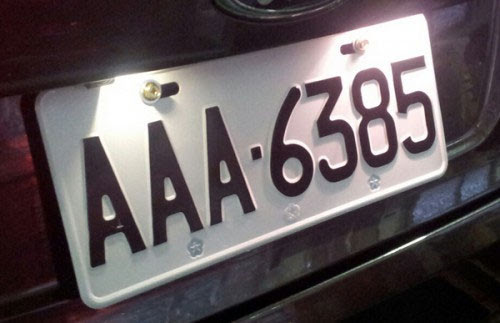
#> input picture img_plate/plate1.jpg, 500 x 323 px
$ python plate_recog.py
#> lines starting #> are read from the running program, lines starting #| are printed output that depends on the picture; after the words box and inside, x2 and y2 are one past the last pixel; in counts of white or black regions, pixels touching at a corner belong together
import os
import cv2
import numpy as np
import time
import argparse


def get_largest_rect_contour(image):
    contours, _ = cv2.findContours(
        image, cv2.RETR_TREE, cv2.CHAIN_APPROX_SIMPLE)
    contours = sorted(contours, key=cv2.contourArea, reverse=True)[:10]
    rect_contour = None
    for c in contours:
        p = cv2.arcLength(c, True)
        approx = cv2.approxPolyDP(c, 0.02 * p, True)
        if len(approx) == 4:
            rect_contour = approx
            break

    if rect_contour is None:
        raise Exception("No rect found")
    return rect_contour


def get_ordered_rect_points(contour):
    # the order is, bottom-left, bottom-right, top-right, top-left
    rect = np.zeros((4, 2), dtype="float32")
    s = contour.sum(axis=2)
    rect[0] = contour[np.argmin(s)]
    rect[2] = contour[np.argmax(s)]
    diff = np.diff(contour, axis=2)
    rect[1] = contour[np.argmin(diff)]
    rect[3] = contour[np.argmax(diff)]
    return rect


def deskew(src_img, base_rect, skewed_rect):
    M = cv2.getPerspectiveTransform(skewed_rect, base_rect)
    dest_img = cv2.warpPerspective(
        src_img, M, (int(base_rect[2][0]), int(base_rect[2][1])))
    return dest_img


def get_n_largest_components(image, n):
    num_labels, labels, stats, _ = cv2.connectedComponentsWithStats(
        image, connectivity=8)

    areas = stats[:, cv2.CC_STAT_AREA]
    sorted_areas_indices = np.argsort(-areas)

    component_images = []
    component_image_x = []

    for i in range(1, n + 1):
        largest_component = sorted_areas_indices[i]

        x = stats[largest_component, cv2.CC_STAT_LEFT]
        y = stats[largest_component, cv2.CC_STAT_TOP]
        width = stats[largest_component, cv2.CC_STAT_WIDTH]
        height = stats[largest_component, cv2.CC_STAT_HEIGHT]

        component_image = np.zeros_like(image)
        component_image[labels == largest_component] = 255
        component_image = component_image[y:y+height, x:x+width]
        component_images.append(component_image)
        component_image_x.append(x)

    # Sort the components by x position
    component_images = [x for _, x in sorted(
        zip(component_image_x, component_images))]

    return component_images


def get_templates(dir_path):
    templates = {}
    for file in os.listdir(dir_path):
        if file.endswith(".jpg"):
            template_image = cv2.imread(os.path.join(dir_path, file), 0)
            filename = os.path.splitext(file)[0]
            templates[filename] = template_image
    # key: filename, value, template_image
    return templates


def get_plate_str(images, templates, logs=False):
    str_num = 0
    plate_str = ""
    for parts in images:
        best_match = None
        best_match_value = 0
        for key, value in templates.items():
            if (str_num < 3 and key.isalpha()) or (str_num >= 3 and key.isdigit()):
                result = cv2.matchTemplate(parts, value, cv2.TM_CCOEFF_NORMED)
                min_val, max_val, min_loc, max_loc = cv2.minMaxLoc(result)
                if best_match is None or max_val > best_match_value:
                    best_match = key
                    best_match_value = max_val

        plate_str += best_match
        str_num += 1
        if logs:
            print(f"best match: {best_match}, value: {best_match_value}")
    return plate_str


def main():

    start_time = time.time()

    parser = argparse.ArgumentParser()

    parser.add_argument("--image_path", type=str,
                        help="path to image file", default="img_plate/plate1.jpg")
    parser.add_argument("--template_path", type=str,
                        help="path to template folder", default="template")
    parser.add_argument("--show_image", type=bool,
                        help="show image, Value: True or False", default=False)

    img = cv2.imread(parser.parse_args().image_path)
#> img is the input picture: shape (323, 500, 3); mean B, G, R 91.6, 88.8, 97.7

    height, width = img.shape[:2]
#> height = 323; width = 500

    gray = cv2.cvtColor(img, cv2.COLOR_BGR2GRAY)
    filtered = cv2.bilateralFilter(gray, 11, 17, 17)

    edge = cv2.Canny(filtered, 30, 200)
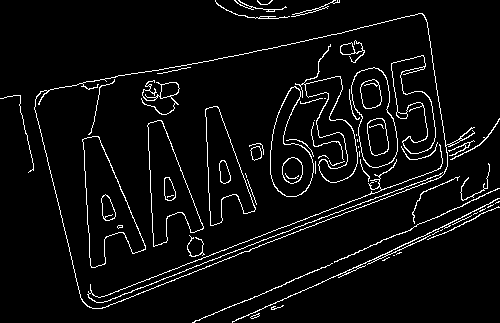
#> edge: shape (323, 500); 5% white in thin lines or dots

    rect_contour = get_largest_rect_contour(edge)
#> in get_largest_rect_contour, `contours, _ = cv2.findContours( image, cv2.RETR_TREE, cv2.CHAIN_APPROX..`: contours = 106 contours, 59 with area under 20; largest, box (x1, y1, x2, y2) and area: (34, 13, 475, 309) 75679, (34, 13, 448, 309) 75566, (82, 136, 146, 268) 4038, (82, 136, 146, 268) 4000, (147, 120, 204, 247) 3470
#> in get_largest_rect_contour, `contours = sorted(contours, key=cv2.contourArea, reverse=True)[:10]`: contours = 10 contours; largest, box (x1, y1, x2, y2) and area: (34, 13, 475, 309) 75679, (34, 13, 448, 309) 75566, (82, 136, 146, 268) 4038, (82, 136, 146, 268) 4000, (147, 120, 204, 247) 3470
#> the loop in get_largest_rect_contour, `for c in contours:` made 2 passes
#> (p, rect_contour) on pass 2: (1327.1, [[424, 16], [441, 176], [82, 300], [41, 91]])
#> p on pass 1: 1358.8
#> rect_contour = [[424, 16], [441, 176], [82, 300], [41, 91]]

    ordered_rect_points = get_ordered_rect_points(rect_contour)
#> in get_ordered_rect_points, `s = contour.sum(axis=2)`: s = [440, 617, 382, 132]
#> in get_ordered_rect_points, `diff = np.diff(contour, axis=2)`: diff = [-408, -265, 218, 50]
#> ordered_rect_points = [[41, 91], [424, 16], [441, 176], [82, 300]]

    plate_size_match = (int(320), int(150))
    base_plate_points = np.array([[0, 0], [plate_size_match[0], 0], [plate_size_match[0], plate_size_match[1]], [
        0, plate_size_match[1]]], dtype="float32")

    plate = deskew(gray, base_plate_points, ordered_rect_points)
#> in deskew, `M = cv2.getPerspectiveTransform(skewed_rect, base_rect)`: M = [[0.577, -0.113, -13.35], [0.124, 0.635, -62.84], [-0.000664, -9.15e-05, 1]]
#> in deskew, `dest_img = cv2.warpPerspective( src_img, M, (int(base_rect[2][0]), int..`:
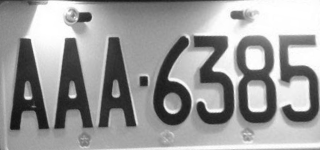
#> dest_img: shape (150, 320); min 17, max 255, mean 154.6

    _, plate = cv2.threshold(
        plate, 0, 255, cv2.THRESH_BINARY + cv2.THRESH_OTSU)
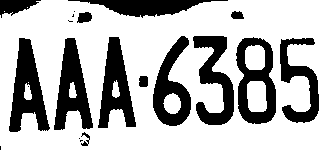
#> plate: shape (150, 320); 69.8% white; 20 black regions (7 under 20 px), largest, box (x1, y1, x2, y2) and area: (9, 38, 50, 132) 1996, (54, 38, 93, 130) 1885, (236, 37, 276, 124) 1837

    plate = cv2.bitwise_not(plate)

    kernel = np.ones((3, 3), np.uint8)
    plate = cv2.erode(plate, kernel, iterations=1)
#> plate: shape (150, 320); 23.5% white; 13 white regions (1 under 20 px), largest, box (x1, y1, x2, y2) and area: (10, 39, 48, 131) 1627, (55, 39, 92, 129) 1533, (99, 38, 135, 127) 1449
    plate = cv2.dilate(plate, kernel, iterations=1)
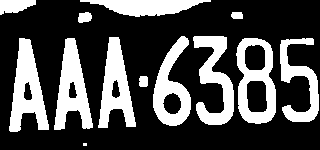
#> plate: shape (150, 320); 29.8% white; 13 white regions (1 under 20 px), largest, box (x1, y1, x2, y2) and area: (9, 38, 49, 132) 1985, (54, 38, 93, 130) 1883, (236, 38, 276, 124) 1829

    num_of_digits = 7

    component_images = get_n_largest_components(plate, num_of_digits)
#> in get_n_largest_components, `num_labels, labels, stats, _ = cv2.connectedComponentsWithStats( image..`:
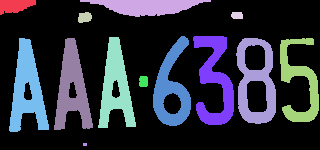
#> labels: shape (150, 320) int32; 14 distinct labels, from 0 to 13; one colour per label, 0 black
#> in get_n_largest_components, `num_labels, labels, stats, _ = cv2.connectedComponentsWithStats( image..`: num_labels = 14; stats = 14 rows, first 6: [0, 0, 320, 150, 33676], [0, 0, 36, 15, 384], [80, 0, 131, 17, 1328], [78, 12, 14, 11, 123], [231, 12, 12, 7, 77], [98, 37, 38, 91, 1795]
#> in get_n_largest_components, `areas = stats[:, cv2.CC_STAT_AREA]`: areas = [33676, 384, 1328, 123, 77, 1795, 1666, 1745, 1985, 1883, 1829, 1404, 93, 12]
#> in get_n_largest_components, `sorted_areas_indices = np.argsort(-areas)`: sorted_areas_indices = [0, 8, 9, 10, 5, 7, 6, 11, 2, 1, 3, 12, 4, 13]
#> the loop in get_n_largest_components, `for i in range(1, n + 1):` made 7 passes
#> (largest_component, x, y, width, height) on passes 1 to 7: (8, 9, 38, 40, 94), (9, 54, 38, 39, 92), (10, 236, 38, 40, 86), (5, 98, 37, 38, 91), (7, 193, 36, 41, 89), (6, 153, 36, 38, 90), (11, 280, 38, 39, 84)
#> pass 1, in get_n_largest_components, `component_image = component_image[y:y+height, x:x+width]`:
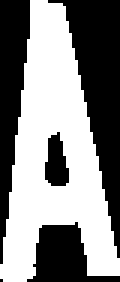
#> component_image: shape (94, 40) (shown 3 times larger); 52.8% white; 5 black regions (1 under 20 px), largest, box (x1, y1, x2, y2) and area: (16, 0, 40, 86) 837, (0, 0, 10, 88) 507, (9, 74, 40, 94) 327, (15, 44, 23, 62) 103
#> after the loop in get_n_largest_components, `for i in range(1, n + 1):`:
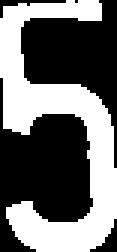
#> component_image: shape (84, 39) (shown 3 times larger); 42.9% white; 1 white region, box (x1, y1, x2, y2) and area: (0, 0, 39, 84) 1404
#> after the loop in get_n_largest_components, `for i in range(1, n + 1):`: component_image_x = [9, 54, 236, 98, 193, 153, 280]; component_images = 7 items
#> component_images = 7 items

    template_size = (18, 36)

    for i in range(num_of_digits):
        component_images[i] = cv2.resize(component_images[i], template_size)

    templates = get_templates(parser.parse_args().template_path)

    plate_str = get_plate_str(component_images, templates, logs=True)

    print(f"plate number: {plate_str}")

    end_time = time.time()

    print(f"execution time: {end_time - start_time}")

    if not parser.parse_args().show_image:
        return

    for i in range(num_of_digits):
        cv2.imshow(f"component {i}", component_images[i])

    res_img = img.copy()
    cv2.drawContours(res_img, [rect_contour], -1, (0, 255, 0), 2)
    # draw plate string on result image
    cv2.putText(res_img, plate_str, (50, 50),
                cv2.FONT_HERSHEY_SIMPLEX, 1, (255, 0, 0), 2)
    for vertex in rect_contour:
        x, y = vertex[0]
        if (width - x) < 100:
            x = width - 100
        if (height - y) < 30:
            y = height - 30
        cv2.putText(res_img, f"({x}, {y})", (x, y), cv2.FONT_HERSHEY_SIMPLEX, 0.5, (255, 0, 0), 2)

    cv2.imshow('plate', plate)
    cv2.imshow('plate_boarder_img', res_img)
    cv2.imshow("original", img)
    cv2.waitKey(0)


if __name__ == "__main__":
#> (the run stopped early here; a loop or call above may not have finished)

$ run again, with img_plate/plate2.jpg copied over img_plate/plate1.jpg
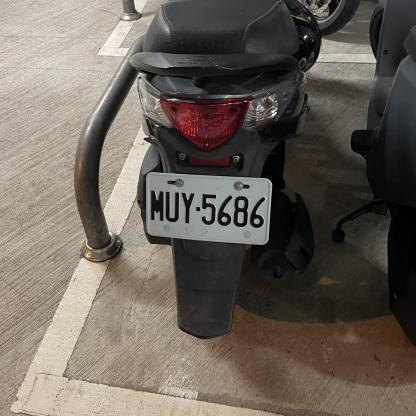
#> input picture img_plate/plate2.jpg, 416 x 416 px
#> in main, img is the input picture: shape (416, 416, 3); mean B, G, R 90.8, 99.2, 107.4
#> in main, `edge = cv2.Canny(filtered, 30, 200)`:
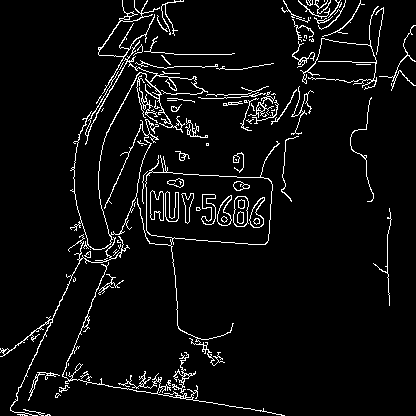
#> edge: shape (416, 416); 5.2% white in thin lines or dots
#> in get_largest_rect_contour, `contours, _ = cv2.findContours( image, cv2.RETR_TREE, cv2.CHAIN_APPROX..`: contours = 200 contours, 143 with area under 20; largest, box (x1, y1, x2, y2) and area: (137, 141, 280, 366) 8161, (145, 171, 273, 245) 8076, (70, 0, 208, 250) 430, (233, 196, 249, 227) 388, (233, 196, 249, 227) 378
#> in get_largest_rect_contour, `contours = sorted(contours, key=cv2.contourArea, reverse=True)[:10]`: contours = 10 contours; largest, box (x1, y1, x2, y2) and area: (137, 141, 280, 366) 8161, (145, 171, 273, 245) 8076, (70, 0, 208, 250) 430, (233, 196, 249, 227) 388, (233, 196, 249, 227) 378
#> the loop in get_largest_rect_contour, `for c in contours:` made 2 passes
#> (p, rect_contour) on pass 2: (380.5, [[146, 176], [267, 178], [268, 240], [151, 235]])
#> in main, `rect_contour = get_largest_rect_contour(edge)`: rect_contour = [[146, 176], [267, 178], [268, 240], [151, 235]]
#> s = [322, 445, 508, 386]
#> diff = [30, -89, -28, 84]
#> ordered_rect_points = [[146, 176], [267, 178], [268, 240], [151, 235]]
#> M = [[2.68, -0.227, -351.8], [-0.0391, 2.37, -410.7], [0.000438, -0.000583, 1]]
#> labels: shape (150, 320) int32; 13 distinct labels, from 0 to 12
#> num_labels = 13; stats = 13 rows, first 6: [0, 0, 320, 150, 36573], [58, 6, 38, 17, 347], [97, 11, 3, 3, 9], [236, 11, 13, 16, 112], [257, 16, 17, 9, 140], [3, 35, 41, 77, 2073]
#> areas = [36573, 347, 9, 112, 140, 2073, 1674, 1104, 1479, 1342, 1777, 1267, 103]
#> sorted_areas_indices = [0, 5, 10, 6, 8, 9, 11, 7, 1, 4, 3, 12, 2]
#> the loop in get_n_largest_components, `for i in range(1, n + 1):` made 7 passes
#> (largest_component, x, y, width, height) on passes 1 to 7: (5, 3, 35, 41, 77), (10, 230, 44, 40, 75), (6, 46, 37, 41, 76), (8, 145, 41, 41, 76), (9, 187, 44, 41, 74), (11, 273, 46, 40, 74), (7, 94, 39, 34, 76)
#> after the loop in get_n_largest_components, `for i in range(1, n + 1):`:
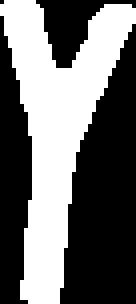
#> component_image: shape (76, 34) (shown 4 times larger); 42.7% white; 1 white region, box (x1, y1, x2, y2) and area: (0, 0, 34, 76) 1104
#> after the loop in get_n_largest_components, `for i in range(1, n + 1):`: component_image_x = [3, 230, 46, 145, 187, 273, 94]; component_images = 7 items

$ run again, with img_plate/plate3.jpg copied over img_plate/plate1.jpg
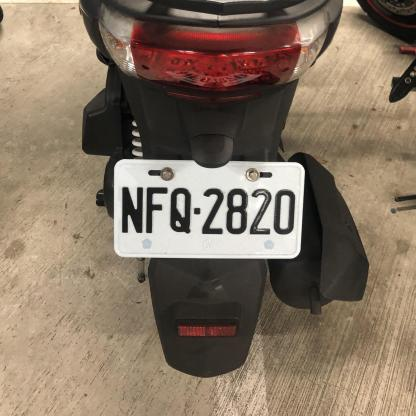
#> input picture img_plate/plate3.jpg, 416 x 416 px
#> in main, img is the input picture: shape (416, 416, 3); mean B, G, R 99.5, 117.1, 134.2
#> in main, `edge = cv2.Canny(filtered, 30, 200)`:
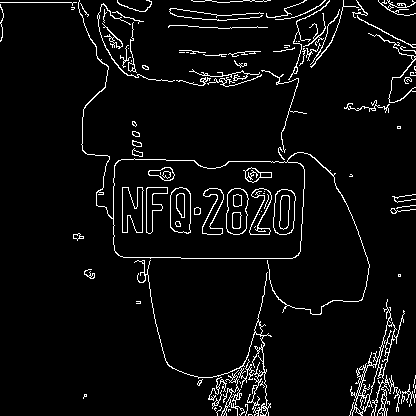
#> edge: shape (416, 416); 5% white in thin lines or dots
#> in get_largest_rect_contour, `contours, _ = cv2.findContours( image, cv2.RETR_TREE, cv2.CHAIN_APPROX..`: contours = 222 contours, 145 with area under 20; largest, box (x1, y1, x2, y2) and area: (78, 0, 370, 315) 18230, (113, 158, 305, 259) 18092, (134, 260, 272, 416) 1164, (350, 299, 405, 416) 1017, (226, 188, 249, 235) 852
#> in get_largest_rect_contour, `contours = sorted(contours, key=cv2.contourArea, reverse=True)[:10]`: contours = 10 contours; largest, box (x1, y1, x2, y2) and area: (78, 0, 370, 315) 18230, (113, 158, 305, 259) 18092, (134, 260, 272, 416) 1164, (350, 299, 405, 416) 1017, (226, 188, 249, 235) 852
#> the loop in get_largest_rect_contour, `for c in contours:` made 2 passes
#> (p, rect_contour) on pass 2: (571.9, [[114, 166], [297, 162], [300, 251], [120, 256]])
#> in main, `rect_contour = get_largest_rect_contour(edge)`: rect_contour = [[114, 166], [297, 162], [300, 251], [120, 256]]
#> s = [280, 459, 551, 376]
#> diff = [52, -135, -49, 136]
#> ordered_rect_points = [[114, 166], [297, 162], [300, 251], [120, 256]]
#> M = [[1.66, -0.111, -171.2], [0.0345, 1.58, -266], [-6.7e-05, -0.000169, 1]]
#> labels: shape (150, 320) int32; 13 distinct labels, from 0 to 12
#> num_labels = 13; stats = 13 rows, first 6: [0, 0, 320, 150, 35200], [148, 0, 46, 7, 250], [58, 4, 45, 22, 587], [233, 8, 16, 12, 111], [253, 15, 22, 10, 189], [6, 35, 41, 77, 2141]
#> areas = [35200, 250, 587, 111, 189, 2141, 1260, 1987, 1355, 1901, 1233, 1672, 114]
#> sorted_areas_indices = [0, 5, 7, 9, 11, 8, 6, 10, 2, 1, 4, 12, 3]
#> the loop in get_n_largest_components, `for i in range(1, n + 1):` made 7 passes
#> (largest_component, x, y, width, height) on passes 1 to 7: (5, 6, 35, 41, 77), (7, 91, 38, 39, 77), (9, 190, 42, 40, 76), (11, 274, 45, 40, 76), (8, 147, 40, 41, 77), (6, 48, 36, 42, 76), (10, 231, 43, 41, 77)
#> after the loop in get_n_largest_components, `for i in range(1, n + 1):`:
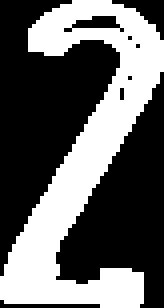
#> component_image: shape (77, 41) (shown 4 times larger); 39.1% white; 1 white region, box (x1, y1, x2, y2) and area: (0, 0, 41, 77) 1233
#> after the loop in get_n_largest_components, `for i in range(1, n + 1):`: component_image_x = [6, 91, 190, 274, 147, 48, 231]; component_images = 7 items

$ run again, with img_plate/plate4.jpg copied over img_plate/plate1.jpg
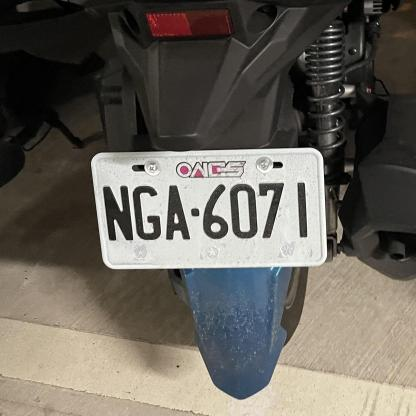
#> input picture img_plate/plate4.jpg, 416 x 416 px
#> in main, img is the input picture: shape (416, 416, 3); mean B, G, R 91.5, 99.7, 104.5
#> edge: shape (416, 416); 4.3% white in thin lines or dots
#> in get_largest_rect_contour, `contours, _ = cv2.findContours( image, cv2.RETR_TREE, cv2.CHAIN_APPROX..`: contours = 149 contours, 94 with area under 20; largest, box (x1, y1, x2, y2) and area: (0, 147, 416, 400) 26976, (91, 147, 328, 270) 26725, (230, 183, 258, 239) 1286, (230, 183, 258, 239) 1270, (103, 185, 134, 241) 1052
#> in get_largest_rect_contour, `contours = sorted(contours, key=cv2.contourArea, reverse=True)[:10]`: contours = 10 contours; largest, box (x1, y1, x2, y2) and area: (0, 147, 416, 400) 26976, (91, 147, 328, 270) 26725, (230, 183, 258, 239) 1286, (230, 183, 258, 239) 1270, (103, 185, 134, 241) 1052
#> the loop in get_largest_rect_contour, `for c in contours:` made 2 passes
#> (p, rect_contour) on pass 2: (686.9, [[323, 158], [319, 265], [102, 259], [97, 153]])
#> in main, `rect_contour = get_largest_rect_contour(edge)`: rect_contour = [[323, 158], [319, 265], [102, 259], [97, 153]]
#> s = [481, 584, 361, 250]
#> diff = [-165, -54, 157, 56]
#> ordered_rect_points = [[97, 153], [323, 158], [319, 265], [102, 259]]
#> M = [[1.36, -0.0643, -122.4], [-0.0286, 1.29, -195.1], [5.76e-05, -0.000358, 1]]
#> labels: shape (150, 320) int32; 18 distinct labels, from 0 to 17
#> num_labels = 18; stats = 18 rows, first 6: [0, 0, 320, 150, 36904], [250, 6, 14, 9, 115], [156, 9, 3, 3, 9], [182, 10, 3, 3, 9], [148, 13, 3, 3, 9], [49, 14, 18, 10, 155]
#> areas = 18 values, max 36904 at index 0, min 9 at index 2, mean 2666.7
#> sorted_areas_indices = 18 values, max 17 at index 9, min 0 at index 0, mean 8.5
#> the loop in get_n_largest_components, `for i in range(1, n + 1):` made 7 passes
#> (largest_component, x, y, width, height) on passes 1 to 7: (15, 6, 44, 41, 79), (13, 189, 38, 40, 76), (14, 96, 42, 35, 77), (16, 49, 44, 39, 76), (12, 150, 39, 37, 77), (10, 230, 35, 36, 78), (11, 285, 34, 16, 76)
#> pass 3, in get_n_largest_components, `component_image = component_image[y:y+height, x:x+width]`:
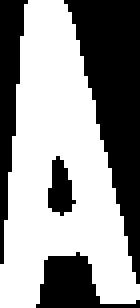
#> component_image: shape (77, 35) (shown 4 times larger); 57.8% white; 4 black regions, box (x1, y1, x2, y2) and area: (16, 0, 35, 71) 660, (0, 0, 7, 66) 229, (9, 63, 35, 77) 181, (12, 39, 19, 54) 66
#> after the loop in get_n_largest_components, `for i in range(1, n + 1):`: component_image_x = [6, 189, 96, 49, 150, 230, 285]; component_images = 7 items
